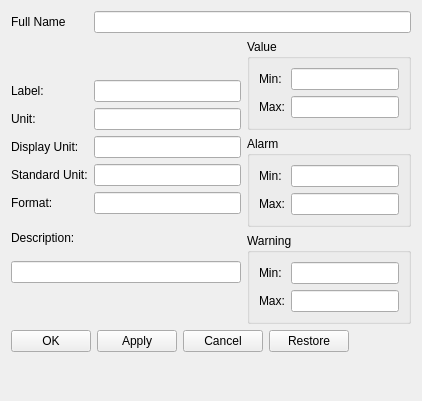
<ui version="4.0" >
 <class>Form</class>
 <widget class="QWidget" name="Form" >
  <property name="geometry" >
   <rect>
    <x>0</x>
    <y>0</y>
    <width>422</width>
    <height>401</height>
   </rect>
  </property>
  <property name="windowTitle" >
   <string>TaurusConfigurationPanel</string>
  </property>
  <layout class="QGridLayout" name="gridLayout" >
   <item rowspan="9" row="1" column="3" >
    <layout class="QGridLayout" name="gridLayoutRight" >
     <item row="0" column="0" >
      <widget class="TaurusGroupBox" name="valueGroupBox" >
       <property name="title" >
        <string>Value</string>
       </property>
       <property name="flat" >
        <bool>false</bool>
       </property>
       <property name="checkable" >
        <bool>false</bool>
       </property>
       <layout class="QFormLayout" name="formLayout_2" >
        <property name="fieldGrowthPolicy" >
         <enum>QFormLayout::AllNonFixedFieldsGrow</enum>
        </property>
        <item row="0" column="0" >
         <widget class="QLabel" name="rangeMinLabel" >
          <property name="text" >
           <string>Min:</string>
          </property>
         </widget>
        </item>
        <item row="0" column="1" >
         <widget class="TaurusConfigLineEdit" name="valueMinConfig" />
        </item>
        <item row="1" column="0" >
         <widget class="QLabel" name="rangeMaxLabel" >
          <property name="text" >
           <string>Max:</string>
          </property>
         </widget>
        </item>
        <item row="1" column="1" >
         <widget class="TaurusConfigLineEdit" name="valueMaxConfig" />
        </item>
       </layout>
      </widget>
     </item>
     <item row="1" column="0" >
      <widget class="TaurusGroupBox" name="alarmGroupBox" >
       <property name="sizePolicy" >
        <sizepolicy vsizetype="Minimum" hsizetype="Minimum" >
         <horstretch>0</horstretch>
         <verstretch>0</verstretch>
        </sizepolicy>
       </property>
       <property name="title" >
        <string>Alarm</string>
       </property>
       <layout class="QFormLayout" name="formLayout_3" >
        <property name="fieldGrowthPolicy" >
         <enum>QFormLayout::AllNonFixedFieldsGrow</enum>
        </property>
        <item row="0" column="0" >
         <widget class="QLabel" name="alarmMinLabel" >
          <property name="text" >
           <string>Min:</string>
          </property>
         </widget>
        </item>
        <item row="0" column="1" >
         <widget class="TaurusConfigLineEdit" name="alarmMinConfig" />
        </item>
        <item row="1" column="0" >
         <widget class="QLabel" name="alarmMaxLabel" >
          <property name="text" >
           <string>Max:</string>
          </property>
         </widget>
        </item>
        <item row="1" column="1" >
         <widget class="TaurusConfigLineEdit" name="alarmMaxConfig" />
        </item>
       </layout>
       <zorder>alarmMinLabel</zorder>
       <zorder>alarmMaxLabel</zorder>
       <zorder>alarmMinConfig</zorder>
       <zorder>alarmMaxConfig</zorder>
      </widget>
     </item>
     <item row="2" column="0" >
      <widget class="TaurusGroupBox" name="warningGroupBox" >
       <property name="sizePolicy" >
        <sizepolicy vsizetype="Preferred" hsizetype="Preferred" >
         <horstretch>0</horstretch>
         <verstretch>0</verstretch>
        </sizepolicy>
       </property>
       <property name="title" >
        <string>Warning</string>
       </property>
       <layout class="QFormLayout" name="formLayout_4" >
        <property name="fieldGrowthPolicy" >
         <enum>QFormLayout::AllNonFixedFieldsGrow</enum>
        </property>
        <item row="0" column="0" >
         <widget class="QLabel" name="warningMinLabel" >
          <property name="text" >
           <string>Min:</string>
          </property>
         </widget>
        </item>
        <item row="0" column="1" >
         <widget class="TaurusConfigLineEdit" name="warningMinConfig" />
        </item>
        <item row="1" column="0" >
         <widget class="QLabel" name="warningMaxLabel" >
          <property name="text" >
           <string>Max:</string>
          </property>
         </widget>
        </item>
        <item row="1" column="1" >
         <widget class="TaurusConfigLineEdit" name="warningMaxConfig" />
        </item>
       </layout>
      </widget>
     </item>
     <item row="3" column="0" >
      <spacer name="verticalSpacer_3" >
       <property name="orientation" >
        <enum>Qt::Vertical</enum>
       </property>
       <property name="sizeHint" stdset="0" >
        <size>
         <width>0</width>
         <height>0</height>
        </size>
       </property>
      </spacer>
     </item>
    </layout>
   </item>
   <item row="11" column="0" colspan="4" >
    <layout class="QGridLayout" name="gridLayout_2" >
     <item row="2" column="0" >
      <widget class="QPushButton" name="pushButtonOk" >
       <property name="enabled" >
        <bool>true</bool>
       </property>
       <property name="sizePolicy" >
        <sizepolicy vsizetype="Fixed" hsizetype="Minimum" >
         <horstretch>0</horstretch>
         <verstretch>0</verstretch>
        </sizepolicy>
       </property>
       <property name="text" >
        <string>OK</string>
       </property>
      </widget>
     </item>
     <item row="2" column="1" >
      <widget class="QPushButton" name="pushButtonApply" >
       <property name="text" >
        <string>Apply</string>
       </property>
      </widget>
     </item>
     <item row="2" column="2" >
      <widget class="QPushButton" name="pushButtonCancel" >
       <property name="text" >
        <string>Cancel</string>
       </property>
      </widget>
     </item>
     <item row="2" column="3" >
      <widget class="QPushButton" name="pushButtonRestore" >
       <property name="text" >
        <string>Restore</string>
       </property>
      </widget>
     </item>
     <item row="2" column="4" >
      <spacer name="horizontalSpacer" >
       <property name="orientation" >
        <enum>Qt::Horizontal</enum>
       </property>
       <property name="sizeHint" stdset="0" >
        <size>
         <width>113</width>
         <height>23</height>
        </size>
       </property>
      </spacer>
     </item>
    </layout>
   </item>
   <item row="0" column="0" >
    <widget class="QLabel" name="nameLabel" >
     <property name="text" >
      <string>Full Name</string>
     </property>
    </widget>
   </item>
   <item row="0" column="1" colspan="3" >
    <widget class="QLineEdit" name="fullNameLineEdit" >
     <property name="font" >
      <font>
       <weight>75</weight>
       <bold>true</bold>
      </font>
     </property>
     <property name="readOnly" >
      <bool>true</bool>
     </property>
     <property name="fullName" stdset="0" >
      <string/>
     </property>
    </widget>
   </item>
   <item row="2" column="0" >
    <widget class="QLabel" name="labelLabel" >
     <property name="text" >
      <string>Label:</string>
     </property>
    </widget>
   </item>
   <item row="2" column="1" colspan="2" >
    <widget class="TaurusConfigLineEdit" name="labelConfig" />
   </item>
   <item row="3" column="0" >
    <widget class="QLabel" name="unitLabel" >
     <property name="text" >
      <string>Unit:</string>
     </property>
    </widget>
   </item>
   <item row="3" column="1" colspan="2" >
    <widget class="TaurusConfigLineEdit" name="unitConfig" />
   </item>
   <item row="4" column="0" >
    <widget class="QLabel" name="displayUnitLabel" >
     <property name="text" >
      <string>Display Unit:</string>
     </property>
    </widget>
   </item>
   <item row="4" column="1" colspan="2" >
    <widget class="TaurusConfigLineEdit" name="displayUnitConfig" />
   </item>
   <item row="5" column="0" >
    <widget class="QLabel" name="standardUnitLabel" >
     <property name="text" >
      <string>Standard Unit:</string>
     </property>
    </widget>
   </item>
   <item row="5" column="1" colspan="2" >
    <widget class="TaurusConfigLineEdit" name="standardUnitConfig" />
   </item>
   <item row="6" column="0" >
    <widget class="QLabel" name="formatLabel" >
     <property name="text" >
      <string>Format:</string>
     </property>
    </widget>
   </item>
   <item row="6" column="1" colspan="2" >
    <widget class="TaurusConfigLineEdit" name="formatConfig" />
   </item>
   <item row="7" column="0" colspan="2" >
    <widget class="QLabel" name="descriptionLabel" >
     <property name="sizePolicy" >
      <sizepolicy vsizetype="Preferred" hsizetype="Preferred" >
       <horstretch>0</horstretch>
       <verstretch>0</verstretch>
      </sizepolicy>
     </property>
     <property name="text" >
      <string>Description:</string>
     </property>
    </widget>
   </item>
   <item row="8" column="0" colspan="3" >
    <widget class="TaurusConfigLineEdit" name="descriptionConfig" />
   </item>
   <item row="12" column="0" colspan="4" >
    <spacer name="verticalSpacer_2" >
     <property name="orientation" >
      <enum>Qt::Vertical</enum>
     </property>
     <property name="sizeHint" stdset="0" >
      <size>
       <width>0</width>
       <height>0</height>
      </size>
     </property>
    </spacer>
   </item>
   <item row="9" column="1" >
    <spacer name="horizontalSpacer_2" >
     <property name="orientation" >
      <enum>Qt::Horizontal</enum>
     </property>
     <property name="sizeHint" stdset="0" >
      <size>
       <width>0</width>
       <height>0</height>
      </size>
     </property>
    </spacer>
   </item>
  </layout>
  <zorder>nameLabel</zorder>
  <zorder>fullNameLineEdit</zorder>
  <zorder>labelLabel</zorder>
  <zorder>labelConfig</zorder>
  <zorder>unitLabel</zorder>
  <zorder>unitConfig</zorder>
  <zorder>displayUnitLabel</zorder>
  <zorder>displayUnitConfig</zorder>
  <zorder>standardUnitLabel</zorder>
  <zorder>standardUnitConfig</zorder>
  <zorder>formatLabel</zorder>
  <zorder>formatConfig</zorder>
  <zorder>descriptionLabel</zorder>
  <zorder>descriptionConfig</zorder>
  <zorder>verticalSpacer_2</zorder>
  <zorder>horizontalSpacer_2</zorder>
 </widget>
 <customwidgets>
  <customwidget>
   <class>TaurusConfigLineEdit</class>
   <extends>QLineEdit</extends>
   <header>taurus.qt.qtgui.input</header>
  </customwidget>
  <customwidget>
   <class>TaurusGroupBox</class>
   <extends>QGroupBox</extends>
   <header>taurus.qt.qtgui.container</header>
   <container>1</container>
  </customwidget>
 </customwidgets>
 <resources/>
 <connections/>
</ui>
